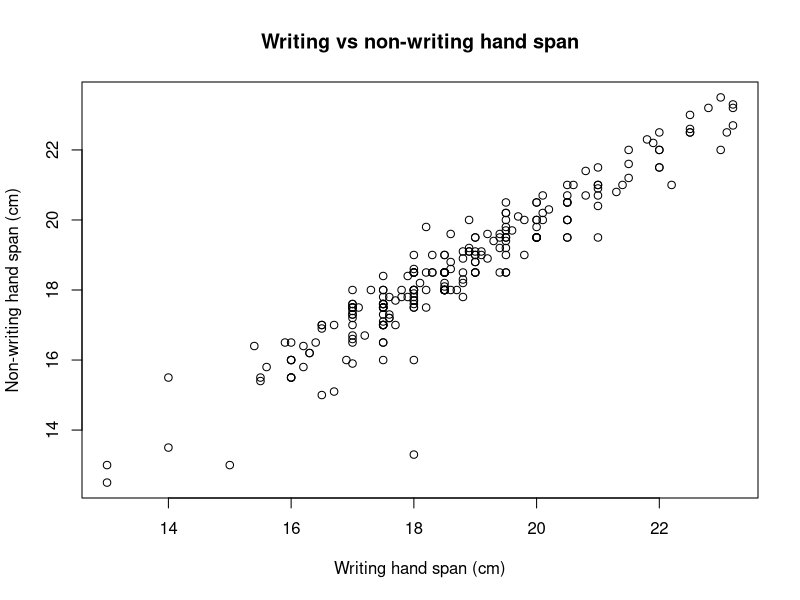
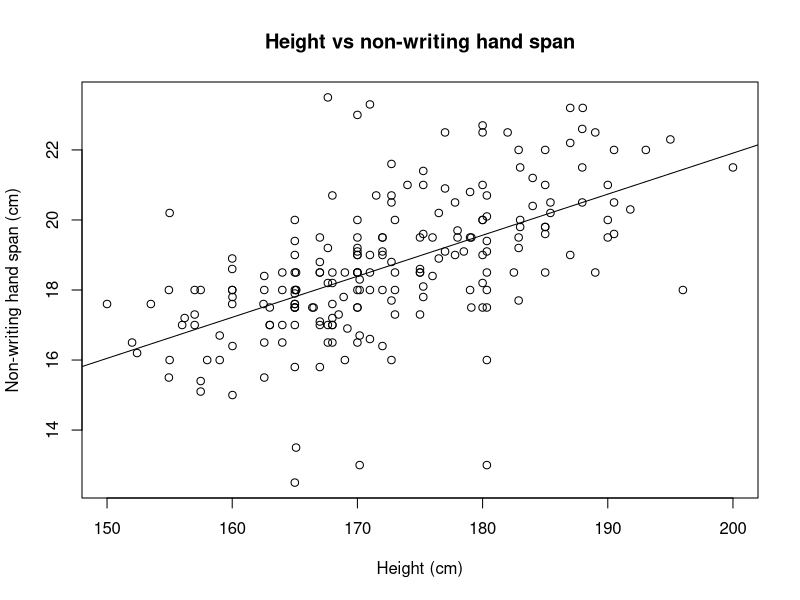

Source code (R) for these figures, in order:
## ---- chunk 1
library(MASS)
library(dplyr)
data(survey)
## ---- chunk 2
X <- survey$Age
Y <- survey$Height

cor(X, Y, use = "complete.obs")
cor.test(X, Y, alternative = "two.sided")

CorrelationTest <- function(X.data, Y.data, X.label, Y.label, alpha) {
  valid <- complete.cases(X.data, Y.data)
  test <- cor.test(X.data[valid], Y.data[valid], alternative = "two.sided")
  level <- alpha * 100
  pval <- signif(test$p.value, 4)
  if (test$p.value < alpha) {
    paste0("At the ", level, 
           "% significance level, we have evidence of linear correlation between ", 
           X.label,  " and ",  Y.label, 
           " (p-value = ", pval, ").")
  } else {
    paste0("At the ", level, 
           "% significance level, we do not have evidence of linear correlation between ", 
           X.label, " and ", Y.label,
           " (p-value = ", pval, ").")
  }
}

CorrelationTest(X, Y, "student age", "student height", 0.05)
## ---- chunk 3
cor(survey$Wr.Hnd, survey$NW.Hnd, use = "complete.obs")
## ---- chunk 4
CorrelationTest(survey$Wr.Hnd, survey$NW.Hnd, "writing hand span", "non-writing hand span", 0.05)
## ---- chunk 5
plot(survey$Wr.Hnd, survey$NW.Hnd,
     xlab = "Writing hand span (cm)",
     ylab = "Non-writing hand span (cm)",
     main = "Writing vs non-writing hand span")
## ---- chunk 6
model <- lm(NW.Hnd ~ Wr.Hnd, data = survey)
b <- coef(model)
x0 <- 20
b[1] + b[2] * x0
## ---- chunk 7
cor(survey$Height, survey$NW.Hnd, use = "complete.obs")
## ---- chunk 8
CorrelationTest(survey$Height, survey$NW.Hnd, "student height", "non-writing hand span", 0.05)
## ---- chunk 9
plot(survey$Height, survey$NW.Hnd,
     xlab = "Height (cm)",
     ylab = "Non-writing hand span (cm)",
     main = "Height vs non-writing hand span")

abline(lm(NW.Hnd ~ Height, data = survey))
## ---- chunk 10
model_height <- lm(NW.Hnd ~ Height, data = survey)
new_student <- data.frame(Height = 173)
predict(model_height, new_student, interval = "predict", level = 0.95)
## ---- chunk 11
summary(model)$sigma
summary(model_height)$sigma
## ---- chunk 12
x <- survey$Height
y <- survey$NW.Hnd
valid <- complete.cases(x, y)
x <- x[valid]
y <- y[valid]
n <- length(x)

model_height <- lm(y ~ x)
a <- coef(model_height)[1]
b <- coef(model_height)[2]

x0 <- 173
yhat <- a + b * x0

Se <- sqrt((sum(y^2) - a * sum(y) - b * sum(x * y)) / (n - 2))

alpha <- 0.05
tcrit <- qt(1 - alpha / 2, df = n - 2)
sx <- sd(x)

E <- tcrit * Se * sqrt(1 + 1 / n + (x0 - mean(x))^2 / ((n - 1) * sx^2))

c(yhat - E, yhat + E)
